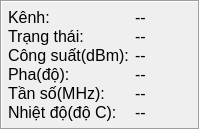
       <widget class="QFrame" name="frame_6">
        <property name="frameShape">
         <enum>QFrame::Box</enum>
        </property>
        <property name="frameShadow">
         <enum>QFrame::Sunken</enum>
        </property>
        <layout class="QGridLayout" name="gridLayout_5">
         <property name="leftMargin">
          <number>6</number>
         </property>
         <property name="topMargin">
          <number>6</number>
         </property>
         <property name="rightMargin">
          <number>6</number>
         </property>
         <property name="bottomMargin">
          <number>6</number>
         </property>
         <property name="horizontalSpacing">
          <number>6</number>
         </property>
         <property name="verticalSpacing">
          <number>0</number>
         </property>
         <item row="4" column="0">
          <widget class="QLabel" name="label_8">
           <property name="font">
            <font>
             <pointsize>12</pointsize>
            </font>
           </property>
           <property name="text">
            <string>Tần số(MHz):</string>
           </property>
          </widget>
         </item>
         <item row="0" column="0">
          <widget class="QLabel" name="label">
           <property name="font">
            <font>
             <pointsize>12</pointsize>
            </font>
           </property>
           <property name="text">
            <string>Kênh:</string>
           </property>
          </widget>
         </item>
         <item row="0" column="1">
          <widget class="QLabel" name="label_chanel_num">
           <property name="font">
            <font>
             <pointsize>12</pointsize>
            </font>
           </property>
           <property name="text">
            <string>--</string>
           </property>
          </widget>
         </item>
         <item row="3" column="1">
          <widget class="QLabel" name="label_chanel_phase">
           <property name="font">
            <font>
             <pointsize>12</pointsize>
            </font>
           </property>
           <property name="text">
            <string>--</string>
           </property>
          </widget>
         </item>
         <item row="4" column="1">
          <widget class="QLabel" name="label_chanel_freq">
           <property name="font">
            <font>
             <pointsize>12</pointsize>
            </font>
           </property>
           <property name="text">
            <string>--</string>
           </property>
          </widget>
         </item>
         <item row="3" column="0">
          <widget class="QLabel" name="label_7">
           <property name="font">
            <font>
             <pointsize>12</pointsize>
            </font>
           </property>
           <property name="text">
            <string>Pha(độ):</string>
           </property>
          </widget>
         </item>
         <item row="2" column="0">
          <widget class="QLabel" name="label_3">
           <property name="font">
            <font>
             <pointsize>12</pointsize>
            </font>
           </property>
           <property name="text">
            <string>Công suất(dBm):</string>
           </property>
          </widget>
         </item>
         <item row="2" column="1">
          <widget class="QLabel" name="label_chanel_amp">
           <property name="font">
            <font>
             <pointsize>12</pointsize>
            </font>
           </property>
           <property name="text">
            <string>--</string>
           </property>
          </widget>
         </item>
         <item row="1" column="1">
          <widget class="QLabel" name="label_chanel_stat">
           <property name="font">
            <font>
             <pointsize>12</pointsize>
            </font>
           </property>
           <property name="text">
            <string>--</string>
           </property>
          </widget>
         </item>
         <item row="1" column="0">
          <widget class="QLabel" name="label_2">
           <property name="font">
            <font>
             <pointsize>12</pointsize>
            </font>
           </property>
           <property name="text">
            <string>Trạng thái:</string>
           </property>
          </widget>
         </item>
         <item row="5" column="0">
          <widget class="QLabel" name="label_9">
           <property name="font">
            <font>
             <pointsize>12</pointsize>
            </font>
           </property>
           <property name="text">
            <string>Nhiệt độ(độ C):</string>
           </property>
          </widget>
         </item>
         <item row="5" column="1">
          <widget class="QLabel" name="label_temp">
           <property name="font">
            <font>
             <pointsize>12</pointsize>
            </font>
           </property>
           <property name="autoFillBackground">
            <bool>true</bool>
           </property>
           <property name="text">
            <string>--</string>
           </property>
          </widget>
         </item>
        </layout>
       </widget>
